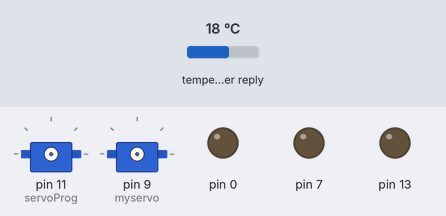
Bench run of a sketch on a simulated Arduino Mega 2560, built for the host (arithmetic inside an expression is 32-bit, double 64-bit). Shown: 2 × servo, output pins drawn as LEDs (lit = HIGH). The inputs (shaded band) are chosen by the test bench; at power-on: temperature in the weather reply 18 °C. WiFi joins after 1.5 s; servers stay silent unless stated; web services answer with replies made up by the test bench.

Above: at 0.1 s.
At 1.6 s:
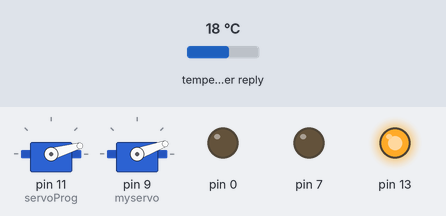
At 3.8 s:
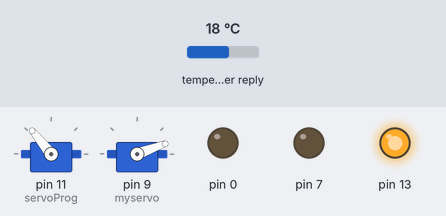
At 4.8 s:
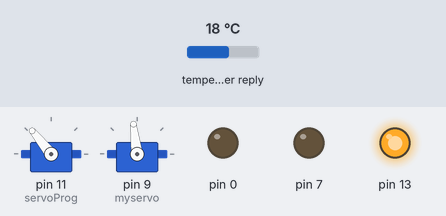
At 5.8 s:
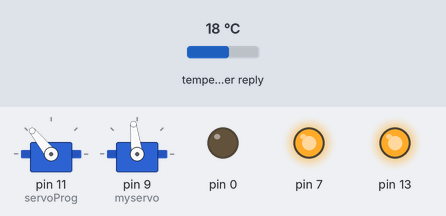
Timing chart, 0 to 7.3 s (numbered marks = the images above):
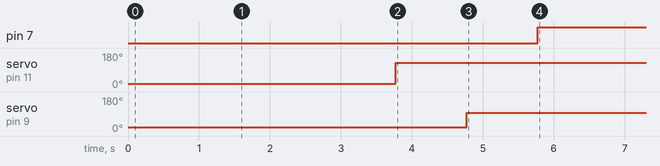

The sketch:

WebClientJSON-Weather_3.0.ino
```cpp
#include "WiFiEsp.h"
// Emulate Serial1 on pins 6/7 if not present
#include "SoftwareSerial.h"
#include <Servo.h>

SoftwareSerial Serial1(2, 3); // RX, TX
Servo myservo;
Servo servoProg;
float stepNegativ = 1.5;    // variable to store the servo position
bool debug = false;
float stepPoz = 4.3;
float temp = 0;
int zero = 18;
const char* ssid = "Rezidencija Skenderija 2";            // your network SSID (name)
const char* pass = "ajhzeddk";        // your network password
int status = WL_IDLE_STATUS;     // the Wifi radio's status
String prognoza="def";
String deksripcija="def";
String temperatura="def";
String vlaznost="def";
String bitmapa = "";
const int pozicijeProg[]={16, 32, 49, 69, 89, 111, 129, 151, 171};
const int pozicijeTemp[]={20, 24, 28, 31, 35, 39, 43, 47, 51, 56, 61, 65, 70, 74, 78, 83, 88, 93, 97, 102, 106, 111, 115, 119, 124, 127, 132, 136, 140, 144, 147, 151, 155, 159, 164, 169};

// Initialize the Ethernet client object
WiFiEspClient client;

void startConnection(){
  Serial1.begin(9600);
  // initialize ESP module
  WiFi.init(&Serial1);
  // check for the presence of the shield
  if (WiFi.status() == WL_NO_SHIELD) {
    if(debug) Serial.println(("WiFi shield not present"));
    // don't continue
    while (true);
  }
  // attempt to connect to WiFi network
  while (WiFi.status() != WL_CONNECTED) {
    //Serial.print(("Attempting to connect to WPA SSID: "));
    //Serial.println(ssid);
    // Connect to WPA/WPA2 network
    //Serial.println("Connecting to wifi");
    status = WiFi.begin(ssid, pass);
  }
  // you're connected now, so print out the data
  //Serial.println("You're connected to the network");
  //printWifiStatus();
}

void makeHTTPrequest(){
    // if you get a connection, report back via serial
    if (client.connect("api.openweathermap.org", 80)) {
    // Make a HTTP request
    client.print(("GET /data/2.5/weather?q=Sarajevo&appid=31216b94e440cef83fbcc0d47e60d0e0&units=metric HTTP/1.1\r\n"));
    client.print(("Host: api.openweathermap.org\r\n"));
    client.print(("Connection: close\r\n\r\n"));
    if(debug) Serial.println("HTTP request sent");
  }
  else{
    if (debug) Serial.println("Couldnt send HTTP request");
    /*for(int i=0; i<10; i++){
      //Serial.println("error");
      digitalWrite(7, LOW);
      delay(1000);
      digitalWrite(7, HIGH);
      delay(1000);
    }*/
    return;
  }
}
void getStringHTTP(){
  char endOfHeaders[] = "\r\n\r\n";
  client.find(endOfHeaders);

  if(!client.available()){
    if(debug) Serial.println(("No HTTP Response"));
    /*for(int i=0; i<10; i++){
      digitalWrite(7, LOW);
      delay(250);
      digitalWrite(7, HIGH);
      delay(1000);
    }*/
    return;
  }
 int vrijeme = millis();
 String httpString = "";
  while (client.connected()) {
   if(abs(vrijeme - millis()) > 5000){
    return;
   }
   httpString = client.readStringUntil('\n');
 }
 int pozicija;
  String Sdeskripcija;
  String Stemperatura;
  pozicija = httpString.indexOf("\"main");
  while(httpString[pozicija] != ','){
    Sdeskripcija+=httpString[pozicija];
    pozicija++;
  }
  pozicija = httpString.indexOf("\"temp");
  while(httpString[pozicija] != ','){
    Stemperatura+=httpString[pozicija];
    pozicija++;
  }
  Stemperatura+="°C";
  String trenutnaVlaznost;
  pozicija = httpString.indexOf("\"humidity");
  while(httpString[pozicija] != ','){
    trenutnaVlaznost+=httpString[pozicija];
    pozicija++;
  }
  trenutnaVlaznost+="%";
  String moreInfo;
  pozicija = httpString.indexOf("\"description");
  while(httpString[pozicija] != ','){
    moreInfo+=httpString[pozicija];
    pozicija++;
  }
  String bitmapa2;
  pozicija = httpString.indexOf("\"icon");
  pozicija+=8;
  while(httpString[pozicija] != '"'){
    bitmapa2+=httpString[pozicija];
    pozicija++;
  }
  bitmapa = bitmapa2;
  prognoza = Sdeskripcija;
  deksripcija = moreInfo;
  temperatura = Stemperatura;
  vlaznost = trenutnaVlaznost;

  String privremeni = "";
  for(int i=0; i<temperatura.length(); i++){
    if(temperatura[i] == '.' || temperatura[i] == '0' ||  temperatura[i] == '1' || temperatura[i] == '2' || temperatura[i] == '3' || temperatura[i] == '4' || temperatura[i] == '5'|| temperatura[i] == '6'|| temperatura[i] == '7'|| temperatura[i] == '8'|| temperatura[i] == '9'){
      privremeni += temperatura[i];
    }
  }
  temp = privremeni.toFloat();
  if(debug) Serial.println(round(temp));
  if(debug) Serial.println(bitmapa);
  client.flush();
  //client.stop();

}
void sweepServo(){
  myservo.write(20);
  delay(1000);
  for(int i=0; i<=35; i++){
    myservo.write(pozicijeTemp[i]);
    delay(900);
  }
  delay(500);
  for(int i=35; i>=0; i--){
    myservo.write(pozicijeTemp[i]);
    delay(900);
  }
  delay(100);
}
void pomjeriPrognozu(){
  //servoProg.attach(11);
  if(bitmapa == "11d" || bitmapa == "11n") servoProg.write(pozicijeProg[0]);
  else if(bitmapa == "09d" || bitmapa == "09n") servoProg.write(pozicijeProg[1]);
  else if(bitmapa == "10d" || bitmapa == "10n") servoProg.write(pozicijeProg[2]);
  else if(bitmapa == "01d" || bitmapa == "01n") servoProg.write(pozicijeProg[3]);
  else if(bitmapa == "02d" || bitmapa == "02n") servoProg.write(pozicijeProg[4]);
  else if(bitmapa == "03d" || bitmapa == "03n") servoProg.write(pozicijeProg[5]);
  else if(bitmapa == "04d" || bitmapa == "04n") servoProg.write(pozicijeProg[6]);
  else if(bitmapa == "13d" || bitmapa == "13n") servoProg.write(pozicijeProg[7]);
  else if(bitmapa == "50d" || bitmapa == "50n") servoProg.write(pozicijeProg[8]);
  delay(1000);
  //servoProg.detach();
}
void pomjeriTemperaturu(){
  //myservo.attach(9);
  if(temp >= 0)
  myservo.write(pozicijeTemp[(int)round(temp)]);
  else{
    myservo.write(round(zero+temp*stepNegativ));
  }
  delay(1000);
  //myservo.detach();
}

void setup()
{
  // initialize serial for debugging
  Serial.begin(9600);
  startConnection();
  pinMode(13,OUTPUT);
  pinMode(7,OUTPUT);
  pinMode(0,OUTPUT);
  digitalWrite(13, HIGH);
  digitalWrite(7, LOW);
  digitalWrite(0, LOW);
  //startConnection();
  servoProg.attach(11);
  myservo.attach(9);
  //sweepServo();
  myservo.write(pozicijeTemp[0]);
  servoProg.write(pozicijeProg[0]);
  delay(1000);
  myservo.detach();
  servoProg.detach();

}
void printSerial(){
  Serial.println(prognoza);
  Serial.println(deksripcija);
  Serial.println(temperatura);
  Serial.println(vlaznost);
}
void loop()
{
  pocetak:
  myservo.detach();
  servoProg.detach();
  digitalWrite(7, LOW);
  makeHTTPrequest();
  getStringHTTP();
  while(WiFi.status() != WL_CONNECTED){
    WiFi.begin(ssid, pass);
    delay(5000);
  }
  servoProg.attach(11);
  myservo.attach(9);
  pomjeriPrognozu();
  pomjeriTemperaturu();
  //printSerial();
  digitalWrite(7, HIGH);
  delay(60UL * 1000UL * 5UL);
  //delay(20000);
}


void printWifiStatus()
{
  // print the SSID of the network you're attached to
  Serial.print(("SSID: "));
  Serial.println(WiFi.SSID());

  // print your WiFi shield's IP address
  IPAddress ip = WiFi.localIP();
  Serial.print(("IP Address: "));
  Serial.println(ip);

  // print the received signal strength
  long rssi = WiFi.RSSI();
  Serial.print(("Signal strength (RSSI):"));
  Serial.print(rssi);
  Serial.println((" dBm"));
}
```

Measured:
- by itself, pin 7: LOW → HIGH at 5.8 s
- by itself, servo on pin 11 (servoProg): 16° → 129° at 3.8 s
- by itself, servo on pin 9 (myservo): 20° → 97° at 4.8 s
